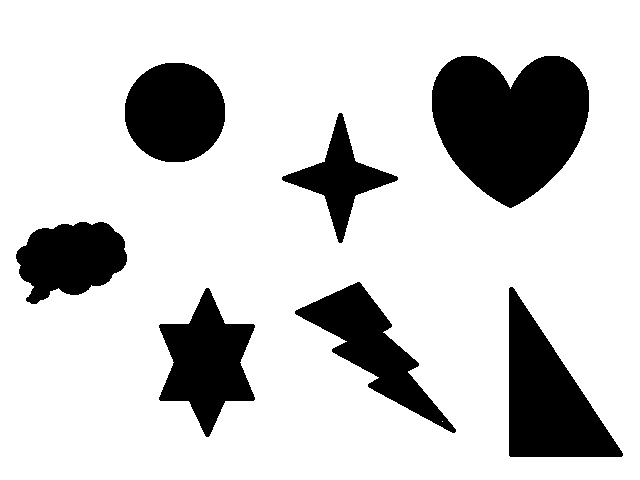
#> input picture topics/input_images/objects_canny.png, 640 x 480 px
$ python topic_33.py
#> lines starting #> are read from the running program, lines starting #| are printed output that depends on the picture; after the words box and inside, x2 and y2 are one past the last pixel; in counts of white or black regions, pixels touching at a corner belong together
'''
Questão 33
Após fazer a questão 31, gere uma subimagem utilizando o retângulo encontrado para cada objeto ou contorno encontrado.
'''

import cv2
import numpy as np

# Read a rgb image
image = cv2.imread('../input_images/objects_canny.png')
#> image is the input picture: shape (480, 640, 3); min 0, max 255, mean 204.2

# Transform to grayscale
grayscale_image = cv2.cvtColor(image, cv2.COLOR_BGR2GRAY)

# Apply the Canny filter
canny_image = cv2.Canny(grayscale_image, 80, 180)
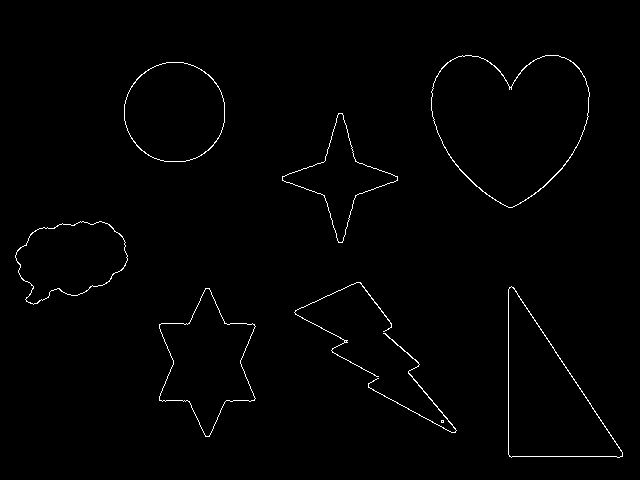
#> canny_image: shape (480, 640); 1% white in thin lines or dots, all inside (x1, y1, x2, y2) = (15, 55, 623, 458)

# Find how many contours are in the image. Note the new parameter cv2.RETR_EXTERNAL. Now the function gives only the
# external rects
contours, hierarchy = cv2.findContours(canny_image, cv2.RETR_EXTERNAL, cv2.CHAIN_APPROX_SIMPLE)
#> contours = 9 contours, 1 with area under 20; largest, box (x1, y1, x2, y2) and area: (431, 55, 590, 208) 17413, (508, 286, 623, 458) 10254, (124, 62, 225, 162) 7919, (159, 288, 256, 437) 7749, (15, 221, 128, 305) 6406, (282, 113, 398, 243) 4304, (368, 333, 457, 433) 74, (294, 282, 392, 377) 37

# Find a polygon approximation for each contour and then find the bounding rect for every polygon
contours_poly = [None] * len(contours)
#> contours_poly = 9 items
bound_rect = [None] * len(contours)
#> bound_rect = 9 items

for i, contour in enumerate(contours):
    contours_poly[i] = cv2.approxPolyDP(contour, 2, True)
    bound_rect[i] = cv2.boundingRect(contours_poly[i])
#> this loop made 9 passes
#> contour on pass 1: [[441, 420], [441, 422], [443, 422], [443, 420]]
#> after the loop, bound_rect = [(441, 420, 3, 3), (368, 333, 89, 100), (159, 288, 97, 149), (509, 287, 114, 170), (294, 282, 98, 95), (15, 221, 113, 83), (282, 113, 116, 130), (124, 62, 101, 100), (431, 55, 159, 153)]; contours_poly = 9 contours, 2 with area under 20; largest, box (x1, y1, x2, y2) and area: (431, 55, 590, 208) 17247, (509, 287, 623, 457) 10154, (124, 62, 225, 162) 7830, (159, 288, 256, 437) 7797, (15, 221, 128, 304) 6366, (282, 113, 398, 243) 4404, (294, 282, 392, 377) 194


# Create a copy of the image to draw the contours
contour_img = np.copy(image)

# Draw the rectangles for every object
for i, contour in enumerate(contours_poly):
    cv2.rectangle(contour_img, (int(bound_rect[i][0]), int(bound_rect[i][1])),
                  (int(bound_rect[i][0]) + int(bound_rect[i][2]), int(bound_rect[i][1]) + bound_rect[i][3]),
                  (255, 0, 0), 2)

    # Crop each object
    crop = contour_img[int(bound_rect[i][1]):int(bound_rect[i][1]) + bound_rect[i][3],
                       int(bound_rect[i][0]):int(bound_rect[i][0]) + int(bound_rect[i][2])]

    cv2.imshow('Object ' + str(i + 1), crop)
    cv2.waitKey(10)
#> this loop made 9 passes
#> contour on pass 1: [[441, 420], [443, 422]]
#> pass 2, `crop = contour_img[int(bound_rect[i][1]):int(bound_rect[i][1]) + bound..`:
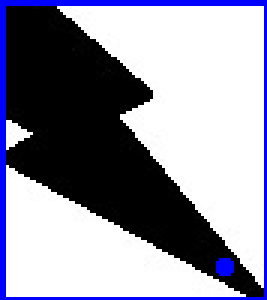
#> crop: shape (100, 89, 3) (shown 3 times larger); mean B, G, R 162.3, 145.4, 145.4
#> pass 3, `crop = contour_img[int(bound_rect[i][1]):int(bound_rect[i][1]) + bound..`:
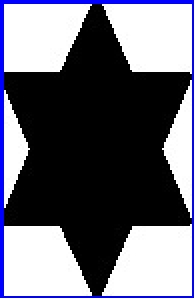
#> crop: shape (149, 97, 3) (shown 2 times larger); mean B, G, R 118.7, 105.8, 105.8
#> after the loop:
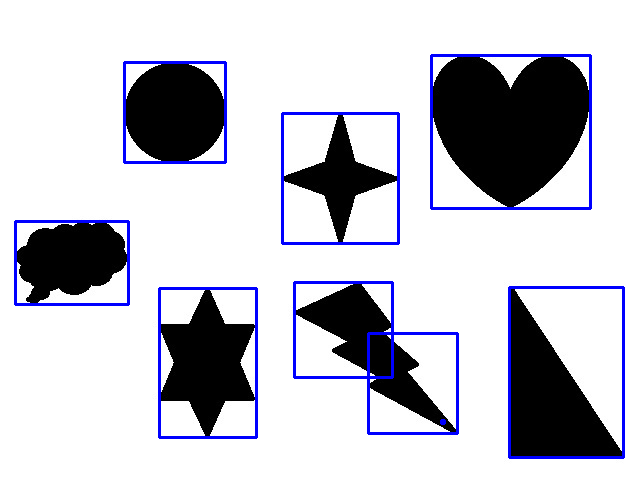
#> contour_img: shape (480, 640, 3); 3.64% of pixels changed, all inside (x1, y1, x2, y2) = (14, 54, 625, 459)

# Show the input image
cv2.imshow('Input grayscale image', grayscale_image)

# Show the contours found
cv2.imshow('Contours', contour_img)
cv2.waitKey(0)
